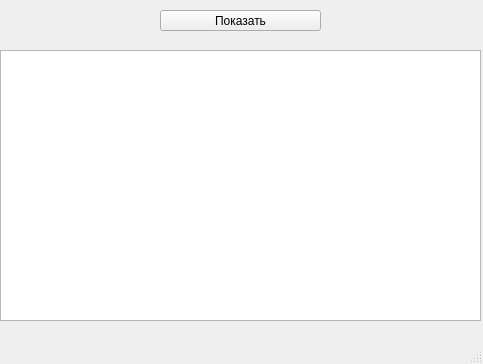
<?xml version="1.0" encoding="UTF-8"?>
<ui version="4.0">
 <class>MainWindow</class>
 <widget class="QMainWindow" name="MainWindow">
  <property name="geometry">
   <rect>
    <x>0</x>
    <y>0</y>
    <width>483</width>
    <height>364</height>
   </rect>
  </property>
  <property name="windowTitle">
   <string>Expensive</string>
  </property>
  <widget class="QWidget" name="centralwidget">
   <widget class="QTableView" name="tableView">
    <property name="geometry">
     <rect>
      <x>0</x>
      <y>50</y>
      <width>481</width>
      <height>271</height>
     </rect>
    </property>
   </widget>
   <widget class="QPushButton" name="pushButton">
    <property name="geometry">
     <rect>
      <x>160</x>
      <y>10</y>
      <width>161</width>
      <height>21</height>
     </rect>
    </property>
    <property name="text">
     <string>Показать</string>
    </property>
   </widget>
  </widget>
  <widget class="QMenuBar" name="menubar">
   <property name="geometry">
    <rect>
     <x>0</x>
     <y>0</y>
     <width>483</width>
     <height>21</height>
    </rect>
   </property>
  </widget>
  <widget class="QStatusBar" name="statusbar"/>
 </widget>
 <resources/>
 <connections/>
</ui>
